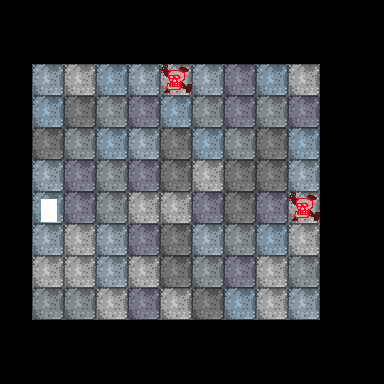

This game map was drawn from its Tiled (.tmx) file and the tilesets committed beside it. A one-line description and the full map source follow:
An orthogonal 12x12 tile map with 32x32 px tiles, 4 tile layers (Floor, Wall1, Object1, P2 Only), 3 hidden layers not drawn.

<map version="1.0" orientation="orthogonal" renderorder="left-down" width="12" height="12" tilewidth="32" tileheight="32" nextobjectid="1">
 <properties>
  <property name="PlayerStartingAngle" value="180" />
  <property name="PlayerStartingPosition" value="5,9" />
 </properties>
 <tileset firstgid="1" name="RoomEditorImage" tilewidth="32" tileheight="32">
  <image source="../RoomEditorImage.png" width="320" height="192" />
  <tile id="4">
   <properties>
    <property name="FloorButton" value="0" />
   </properties>
  </tile>
  <tile id="5">
   <properties>
    <property name="FloorButton" value="1" />
   </properties>
  </tile>
  <tile id="6">
   <properties>
    <property name="FloorButton" value="2" />
   </properties>
  </tile>
  <tile id="7">
   <properties>
    <property name="KeySnake" value="4" />
   </properties>
  </tile>
  <tile id="8">
   <properties>
    <property name="DoorColor" value="255,0,0" />
   </properties>
  </tile>
  <tile id="9">
   <properties>
    <property name="DoorColor" value="0,0,255" />
   </properties>
  </tile>
  <tile id="10">
   <properties>
    <property name="DoorColor" value="255,255,0" />
   </properties>
  </tile>
  <tile id="11">
   <properties>
    <property name="DoorLocked" value="false" />
   </properties>
  </tile>
  <tile id="41">
   <properties>
    <property name="Collider" value="false" />
   </properties>
  </tile>
  <tile id="42">
   <properties>
    <property name="Collider" value="false" />
   </properties>
  </tile>
 </tileset>
 <layer name="Floor" width="12" height="12">
  <data encoding="csv">
0,0,0,0,0,0,0,0,0,0,0,0,
0,0,0,0,0,0,0,0,0,0,0,0,
0,0,0,0,0,45,0,0,0,0,0,0,
0,0,35,34,33,32,34,33,34,0,0,0,
0,0,34,32,31,35,32,34,35,0,0,0,
0,0,33,34,33,35,30,35,35,0,0,0,
0,32,33,34,30,30,33,35,33,45,0,0,
0,0,30,31,33,35,31,34,32,0,0,0,
0,0,30,31,30,35,34,33,30,0,0,0,
0,0,0,0,0,0,0,0,0,0,0,0,
0,0,0,0,0,0,0,0,0,0,0,0,
0,0,0,0,0,0,0,0,0,0,0,0
</data>
 </layer>
 <layer name="Wall1" width="12" height="12">
  <properties>
   <property name="Offset" value="1" />
  </properties>
  <data encoding="csv">
0,0,0,0,0,0,0,0,0,0,0,0,
0,0,0,0,0,0,0,0,0,0,0,0,
0,31,30,32,31,0,31,33,32,30,0,0,
0,32,0,0,0,0,0,0,0,33,0,0,
0,35,0,0,0,0,0,0,0,32,0,0,
0,31,0,0,0,0,0,0,0,31,0,0,
0,12,0,0,0,0,0,0,0,0,0,0,
0,31,0,0,0,0,0,0,0,30,0,0,
0,30,0,0,0,0,0,0,0,34,0,0,
0,34,34,30,33,30,35,32,30,31,0,0,
0,0,0,0,0,0,0,0,0,0,0,0,
0,0,0,0,0,0,0,0,0,0,0,0
</data>
 </layer>
 <layer name="Object1" width="12" height="12">
  <properties>
   <property name="Offset1" value="" />
  </properties>
  <data encoding="csv">
0,0,0,0,0,0,0,0,0,0,0,0,
0,0,0,0,0,0,0,0,0,0,0,0,
0,0,0,0,0,0,0,0,0,0,0,0,
0,0,0,0,0,0,0,0,0,0,0,0,
0,0,0,0,0,0,0,0,0,0,0,0,
0,0,0,0,0,0,0,0,0,0,0,0,
0,0,0,0,0,0,0,0,0,0,0,0,
0,0,0,0,0,0,0,0,0,0,0,0,
0,0,0,0,0,0,0,0,0,0,0,0,
0,0,0,0,0,0,0,0,0,0,0,0,
0,0,0,0,0,0,0,0,0,0,0,0,
0,0,0,0,0,0,0,0,0,0,0,0
</data>
 </layer>
 <layer name="P2 Only" width="12" height="12">
  <properties>
   <property name="Offset" value="5" />
   <property name="UnityLayer" value="P2 Only" />
  </properties>
  <data encoding="csv">
0,0,0,0,0,0,0,0,0,0,0,0,
0,0,0,0,0,0,0,0,0,0,0,0,
0,0,0,0,0,0,0,0,0,0,0,0,
0,0,0,0,0,0,0,0,0,0,0,0,
0,0,0,0,0,0,0,0,0,0,0,0,
0,0,0,0,0,0,0,0,0,0,0,0,
0,0,0,0,0,0,0,0,0,0,0,0,
0,0,0,0,0,0,0,0,0,0,0,0,
0,0,0,0,0,0,0,0,0,0,0,0,
0,0,0,0,0,0,0,0,0,0,0,0,
0,0,0,0,0,0,0,0,0,0,0,0,
0,0,0,0,0,0,0,0,0,0,0,0
</data>
 </layer>
 <layer name="Wall2" width="12" height="12" visible="0">
  <properties>
   <property name="Offset" value="2" />
  </properties>
  <data encoding="csv">
0,0,0,0,0,0,0,0,0,0,0,0,
0,0,0,0,0,0,0,0,0,0,0,0,
0,30,31,31,32,49,35,31,35,32,0,0,
0,31,0,0,0,0,0,0,0,31,0,0,
0,31,0,0,0,0,0,0,0,32,0,0,
0,32,0,0,0,0,0,0,0,31,0,0,
0,51,0,0,0,0,0,0,0,50,0,0,
0,35,0,0,0,0,0,0,0,31,0,0,
0,32,0,0,0,0,0,0,0,34,0,0,
0,33,34,33,30,32,32,33,31,31,0,0,
0,0,0,0,0,0,0,0,0,0,0,0,
0,0,0,0,0,0,0,0,0,0,0,0
</data>
 </layer>
 <layer name="Wall3" width="12" height="12" visible="0">
  <properties>
   <property name="Offset" value="3" />
  </properties>
  <data encoding="csv">
0,0,0,0,0,0,0,0,0,0,0,0,
0,0,0,0,0,0,0,0,0,0,0,0,
0,34,32,32,33,32,31,30,31,33,0,0,
0,32,0,0,0,0,0,0,0,31,0,0,
0,33,0,0,0,0,0,0,0,32,0,0,
0,30,0,0,0,0,0,0,0,30,0,0,
0,33,0,0,0,0,0,0,0,33,0,0,
0,31,0,0,0,0,0,0,0,33,0,0,
0,32,0,0,0,0,0,0,0,34,0,0,
0,31,32,33,31,30,31,32,34,32,0,0,
0,0,0,0,0,0,0,0,0,0,0,0,
0,0,0,0,0,0,0,0,0,0,0,0
</data>
 </layer>
 <layer name="Ceilling" width="12" height="12" visible="0">
  <properties>
   <property name="Offset" value="4" />
   <property name="UnityLayer" value="P1 Only" />
  </properties>
  <data encoding="csv">
0,0,0,0,0,0,0,0,0,0,0,0,
0,0,0,0,0,0,0,0,0,0,0,0,
0,0,0,0,0,0,0,0,0,0,0,0,
0,0,30,35,30,31,33,33,30,0,0,0,
0,0,30,30,33,34,31,32,33,0,0,0,
0,0,33,35,31,34,32,31,35,0,0,0,
0,0,32,35,34,34,34,30,30,0,0,0,
0,0,34,34,35,34,30,30,33,0,0,0,
0,0,31,34,32,30,34,34,34,0,0,0,
0,0,0,0,0,0,0,0,0,0,0,0,
0,0,0,0,0,0,0,0,0,0,0,0,
0,0,0,0,0,0,0,0,0,0,0,0
</data>
 </layer>
</map>